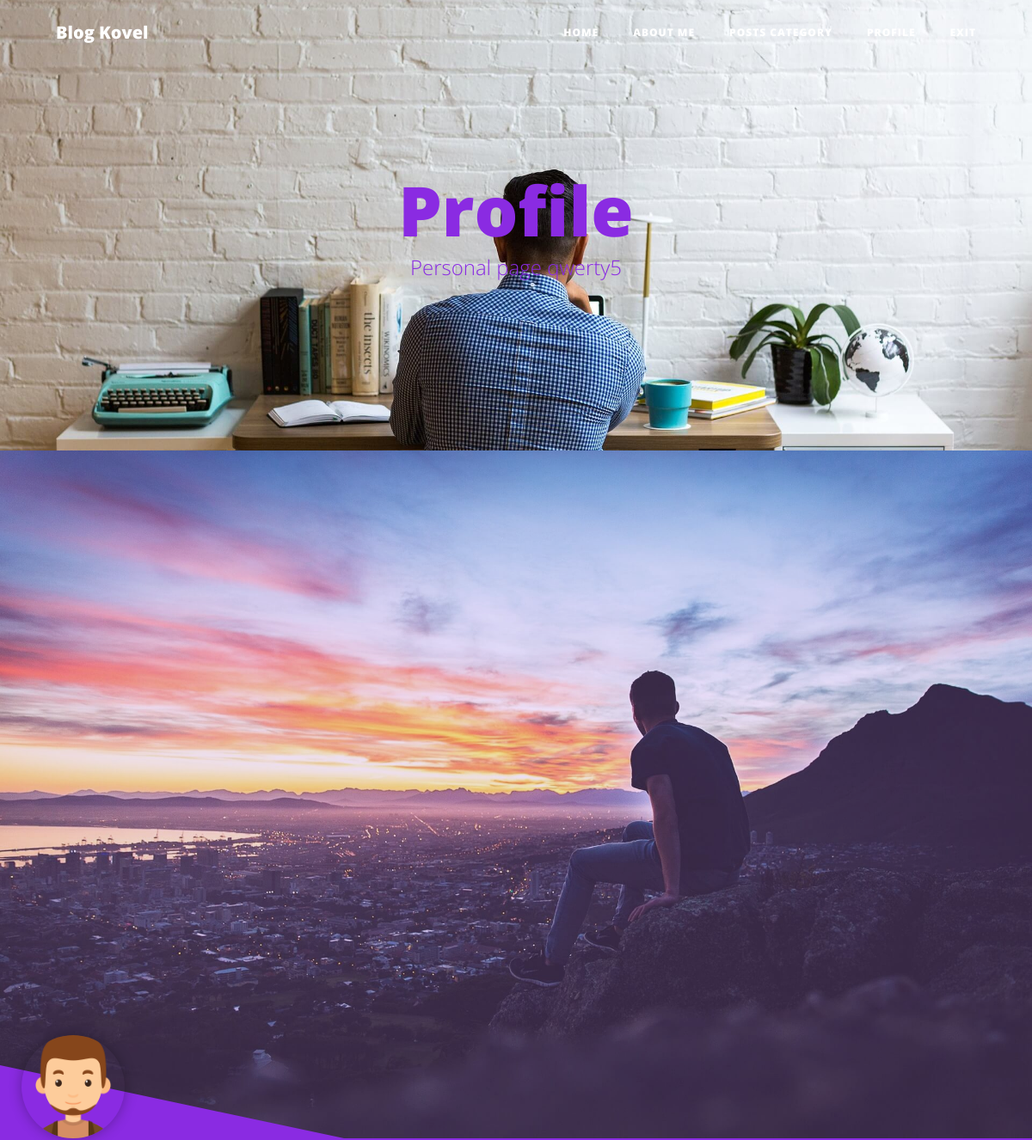
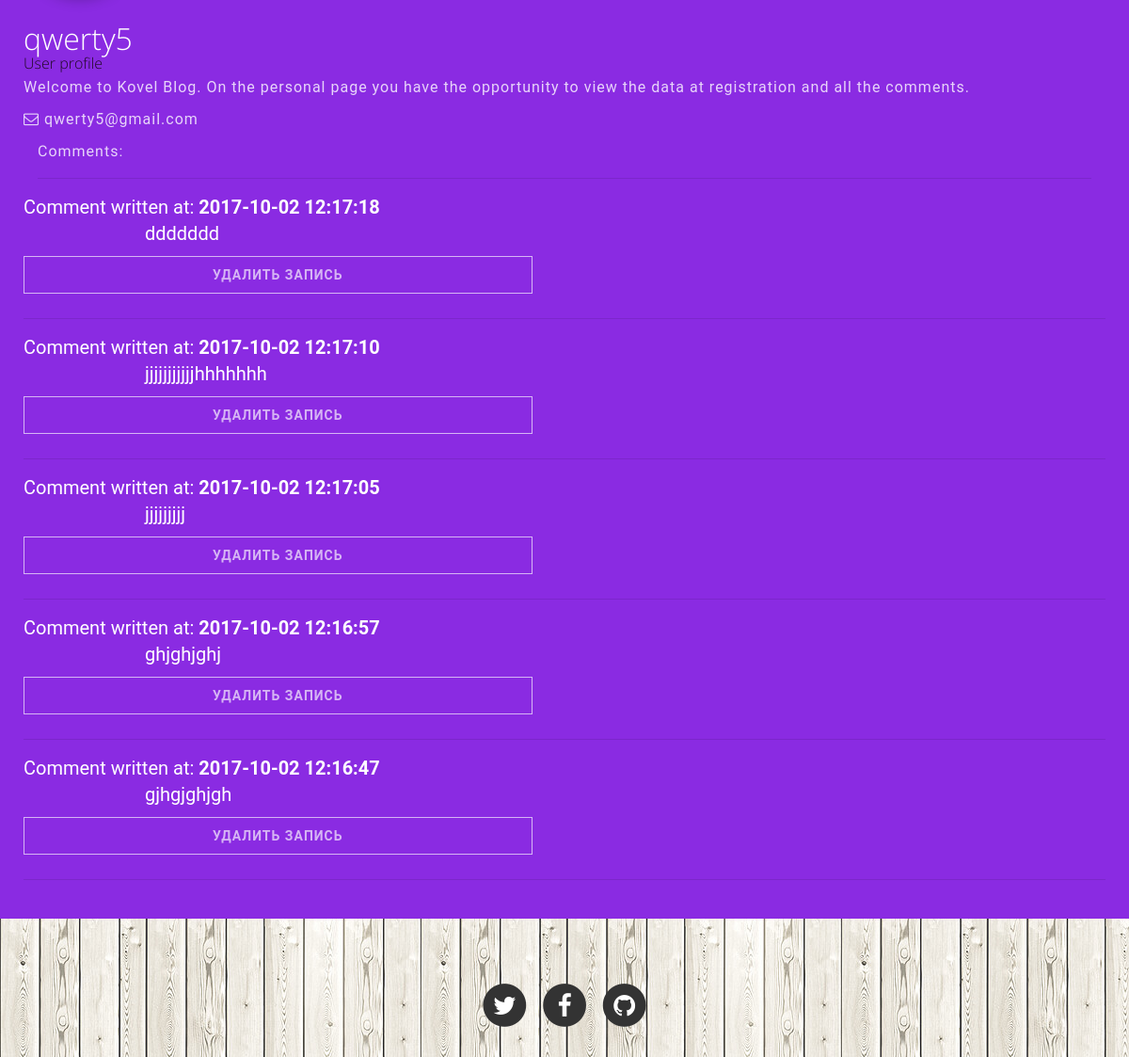
Screenshot of /pages/profile.php (signed in) with the database file from the repository (2 pictures, top to bottom).
### tables this page shows
CREATE TABLE `comments` (
  `id` int(11) NOT NULL,
  `author` varchar(100) DEFAULT NULL,
  `nickname` varchar(100) DEFAULT NULL,
  `email` varchar(255) NOT NULL,
  `text` text NOT NULL,
  `pubdate` datetime NOT NULL,
  `articles_id` int(11) NOT NULL,
  `user_id` int(11) NOT NULL DEFAULT '0'
);

### includes/config.php (called while the page is built)
<?php
$config = array(
    'title' => 'Kovel Blog',
    'subtitle' => 'A Blog by Kovel',
    'description' => 'Kovel Blog',
    'url' => '/',
    'image' => '../img/header-bg.jpg',
    'facebook-url' => 'https://www.facebook.com/Magnum888',
    'twitter-url' => 'https://twitter.com/Magnum_KoV',
    'github-url' => 'https://github.com/Magnum888',
    'db' => array(
        'server' => 'localhost',
        'username' => 'root',
        'password' => '',
        'name' => 'sq'
    )
);

### models/profileModel.php (called while the page is built, shortened)
<?php
$user_id = (int)$_SESSION['id'];
$userComments = mysqli_query($connect, "SELECT * FROM `comments` WHERE `user_id` = '$user_id'". "ORDER BY `id` DESC");
?>

### pages/profile.php (the view, shortened to what this page needs)
<?php require "../includes/config.php";?>
<?php include '../navigation.php' ?>
<?php include '../models/profileModel.php' ?>
<?php if (isset($_SESSION['name'])) {?>
    <header class="masthead" style="background-image: url('/img/bg-headprofile.jpg')">
        <div class="container">
            <div class="row">
                <div class="col-lg-8 col-md-10 mx-auto">
                    <div class="page-heading">
                        <h1>Profile</h1>
                        <span class="subheading">Personal page <?php echo $_SESSION['name'];?></span>
                    </div>
                </div>
            </div>
        </div>
    </header>
    <div>
        <figure class="snip1337">
            <img src="/img/bg-bigprofile.jpg" alt="sample" />
            <figcaption>
                <img src="/img/man.png" alt="profile" class="profile" />
                <h2><?php echo $_SESSION['name'];?><span>User profile</span></h2>
                <p>Welcome to <?php echo $config['title'];?>. On the personal page you have the opportunity to view the data at registration and all the comments.</p>
                <p><i class="fa fa-envelope-o" aria-hidden="true"></i><?php echo $_SESSION['email'];?></p>
                <div class="col-lg-12 col-md-12 mx-auto">
                    <p class="title-comments">Comments:</p>
                    <hr>
                </div>
                <?php if($rowUserComments <= 0) {echo $absentComment;}
                while ($userComment = mysqli_fetch_assoc($userComments)) { ?>
                    <div class="comments-article col-lg-12 col-md-12 mx-auto">
                        <div>
                            <span>Comment written at:</span>
                            <span class="date-comment"><?php echo $userComment['pubdate']; ?></span>
                        </div>
                        <div class="text-comment">
                            <?php echo strip_tags($userComment['text']);?>
                        </div>
                        <a class="del-btn-profile" id="<?php echo htmlspecialchars($userComment['id'])?>" href="">Удалить запись</a>
                    </div>
                    <hr>
                <?php } ?>
            </figcaption>
        </figure>
    </div>
<?php } ?>
<?php include 'footer.php'?>

### css/style.css (style rules this page uses)
body { font-size: 20px; color: #333333; font-family: 'Lora', 'Times New Roman', serif; }
p { line-height: 1.5; margin: 30px 0; }
h1, h2, h3, h4, h5, h6 { font-weight: 800; font-family: 'Open Sans', 'Helvetica Neue', Helvetica, Arial, sans-serif; }
a { color: #333333; -webkit-transition: all 0.2s; -moz-transition: all 0.2s; transition: all 0.2s; }
body { -webkit-tap-highlight-color: #8a2be2; }
header.masthead { background: no-repeat center center scroll; -webkit-background-size: cover; -moz-background-size: cover; -o-background-size: cover; background-size: cover; }
header.masthead .page-heading, header.masthead .post-heading, header.masthead .site-heading { padding: 200px 0 150px; color: white; }
@media only screen and (min-width: 768px) { header.masthead .page-heading, header.masthead .post-heading, header.masthead .site-heading { padding: 200px 0; } }
header.masthead .page-heading, header.masthead .site-heading { text-align: center; }
header.masthead .page-heading h1, header.masthead .site-heading h1 { font-size: 50px; margin-top: 0; color: #8a2be2; }
header.masthead .page-heading .subheading, header.masthead .site-heading .subheading { color: #8a2be2; font-size: 24px; font-weight: 300; line-height: 1.1; display: block; margin: 10px 0 0; font-family: 'Open Sans', 'Helvetica Neue', Helvetica, Arial, sans-serif; }
@media only screen and (min-width: 768px) { header.masthead .page-heading h1, header.masthead .site-heading h1 { font-size: 80px; } }
.author-article, .date-article, .title-comments { font-family: "Sofia", Arial, cursive; }
.comments-article { padding: 0; }
.title-comments { font-family: "Sofia", Georgia, sans-serif; font-weight: 500; font-size: 1.3em; margin: 10px 0 0 0; }
.author-comment, .date-comment { font-weight: 600; }
.snip1337 { font-family: 'Roboto', Arial, sans-serif; overflow: hidden; min-width: 230px; width: 100%; color: #ffffff; text-align: left; line-height: 1.4em; background-color: #8a2be2; }
.snip1336 *, .snip1337 * { -webkit-box-sizing: border-box; box-sizing: border-box; -webkit-transition: all 0.25s ease; transition: all 0.25s ease; }
.snip1336 img, .snip1337 img { max-width: 100%; vertical-align: top; opacity: 0.85; }
.snip1336 figcaption, .snip1337 figcaption { width: 100%; background-color: #8a2be2; padding: 25px; position: relative; }
.snip1336 figcaption i, .snip1337 figcaption i { padding-right: 5px; }
.snip1336 figcaption:before, .snip1337 figcaption:before { position: absolute; content: ''; bottom: 100%; left: 0; width: 0; height: 0; border-style: solid; border-width: 85px 0 0 400px; border-color: transparent transparent transparent #8a2be2; }
.snip1336 figcaption a, .snip1337 figcaption a { padding: 5px; border: 1px solid #ffffff; color: #ffffff; font-size: 0.7em; text-transform: uppercase; margin: 10px 0; display: inline-block; opacity: 0.65; width: 47%; text-align: center; text-decoration: none; font-weight: 600; letter-spacing: 1px; }
.snip1336 .profile, .snip1337 .profile { border-radius: 50%; position: absolute; bottom: 100%; left: 25px; z-index: 1; max-width: 120px; opacity: 1; box-shadow: 0 0 15px rgba(0, 0, 0, 0.3); }
.snip1336 h2, .snip1337 h2 { margin: 0 0 5px; font-weight: 300; }
.snip1336 h2 span, .snip1337 h2 span { display: block; font-size: 0.5em; color: #210925; }
.snip1336 p, .snip1337 p { margin: 0 0 10px; font-size: 0.8em; letter-spacing: 1px; opacity: 0.8; }
.text-comment { word-wrap: break-word; }
@media screen and (min-width: 770px) { .text-comment { margin-left: 129px; } }

### rows the page displays
comments: pubdate "2017-10-02 12:17:18", text "ddddddd"
comments: pubdate "2017-10-02 12:17:10", text "jjjjjjjjjjjhhhhhhh"
comments: pubdate "2017-10-02 12:17:05", text "jjjjjjjjj"
comments: pubdate "2017-10-02 12:16:57", text "ghjghjghj"
comments: pubdate "2017-10-02 12:16:47", text "gjhgjghjgh"

### other values shown
$_SESSION['name'] "qwerty5"
$config['title'] "Kovel Blog"
$_SESSION['email'] "qwerty5@gmail.com"
